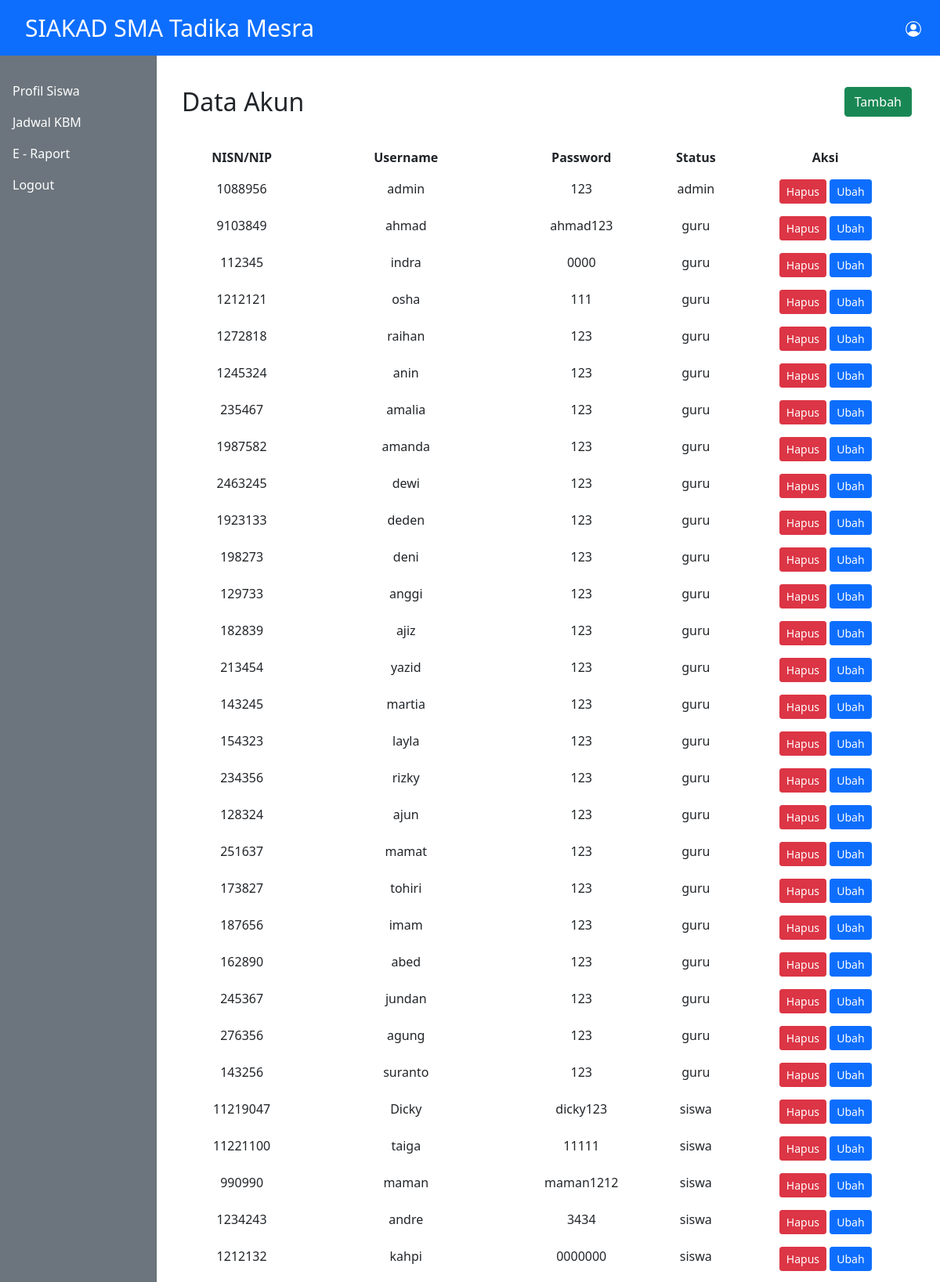
The app's page /admin/data-akun.php (upper part) with its own data.
### tables this page shows
CREATE TABLE `user` (
  `id` int(11) NOT NULL,
  `nomor_induk` int(50) NOT NULL,
  `username` varchar(30) NOT NULL,
  `password` text NOT NULL,
  `status` varchar(30) NOT NULL
);

### admin/data-akun.php (the view, shortened to what this page needs)
<?php
include_once '../database/koneksi.php';
include_once '../templates/header.php';
$sql = "SELECT * FROM user ORDER BY status ASC";
$exec = mysqli_query($koneksi,$sql);
?>
<div class="col-12">
       <div class="row">
            <div class="col-3" style="width:25%;">
                <strong>  <h2>Data Akun</h2>
                </strong>
        </div>
      <div class="col-9" style="width:75%; float:right;">
        <button type="button" class="btn btn-success" data-bs-toggle="modal" data-bs-target="#staticBackdrop" style="float:right;">
        Tambah
        </button>
        </div>
              </div>
              </div>
<br>
<div class="container">
    <div class="row">
      <table class="table table-borderless" style = "text-align:center;">
        <tr>
          <th>NISN/NIP</th>
          <th>Username</th>
          <th>Password</th>
          <th>Status</th>
          <th>Aksi</th>
        </tr>
      <form action="" method="post">
      <?php while($rows = mysqli_fetch_assoc($exec)):?>
        <tr>
        <td><?= $rows["nomor_induk"];?></td>
        <td><?= $rows["username"];?></td>
        <td><?= $rows["password"];?></td>
        <td><?= $rows["status"];?></td>
        <td>
          <div class="d-grid gap-2 d-md-block">
          <a class="btn btn-danger btn-sm" href="hapus-akun.php?id=<?= $rows["id"] ?>">Hapus</a>
          <a class="btn btn-primary btn-sm" href="ubah-akun.php?id=<?= $rows["id"] ?>">Ubah</a>
          </div>
        </td>
        </tr>
        <?php endwhile;?>
      </table>
    </div>
  </div>
<?php include_once '../templates/footer.php'?>

### records on screen
user: nomor_induk "1088956", username "admin", password "123", status "admin"
user: nomor_induk "9103849", username "ahmad", password "ahmad123", status "guru"
user: nomor_induk "112345", username "indra", password "0000", status "guru"
user: nomor_induk "1212121", username "osha", password "111", status "guru"
user: nomor_induk "1272818", username "raihan", password "123", status "guru"
user: nomor_induk "1245324", username "anin", password "123", status "guru"
user: nomor_induk "235467", username "amalia", password "123", status "guru"
user: nomor_induk "1987582", username "amanda", password "123", status "guru"
user: nomor_induk "2463245", username "dewi", password "123", status "guru"
user: nomor_induk "1923133", username "deden", password "123", status "guru"
user: nomor_induk "198273", username "deni", password "123", status "guru"
user: nomor_induk "129733", username "anggi", password "123", status "guru"
user: nomor_induk "182839", username "ajiz", password "123", status "guru"
user: nomor_induk "213454", username "yazid", password "123", status "guru"
user: nomor_induk "143245", username "martia", password "123", status "guru"
user: nomor_induk "154323", username "layla", password "123", status "guru"
user: nomor_induk "234356", username "rizky", password "123", status "guru"
user: nomor_induk "128324", username "ajun", password "123", status "guru"
user: nomor_induk "251637", username "mamat", password "123", status "guru"
user: nomor_induk "173827", username "tohiri", password "123", status "guru"
user: nomor_induk "187656", username "imam", password "123", status "guru"
user: nomor_induk "162890", username "abed", password "123", status "guru"
user: nomor_induk "245367", username "jundan", password "123", status "guru"
user: nomor_induk "276356", username "agung", password "123", status "guru"
user: nomor_induk "143256", username "suranto", password "123", status "guru"
user: nomor_induk "11219047", username "Dicky", password "dicky123", status "siswa"
user: nomor_induk "11221100", username "taiga", password "11111", status "siswa"
user: nomor_induk "990990", username "maman", password "maman1212", status "siswa"
user: nomor_induk "1234243", username "andre", password "3434", status "siswa"
user: nomor_induk "1212132", username "kahpi", password "0000000", status "siswa"
